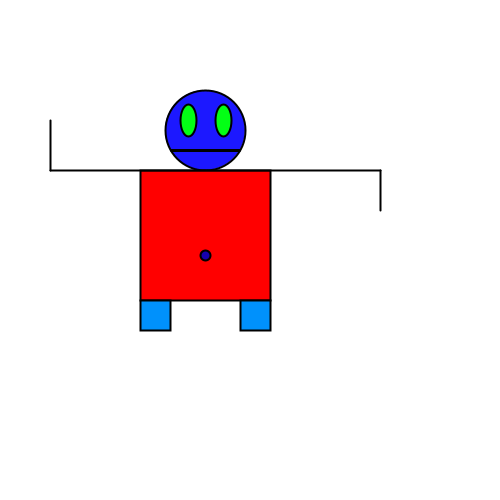
Frame 1 (no input)
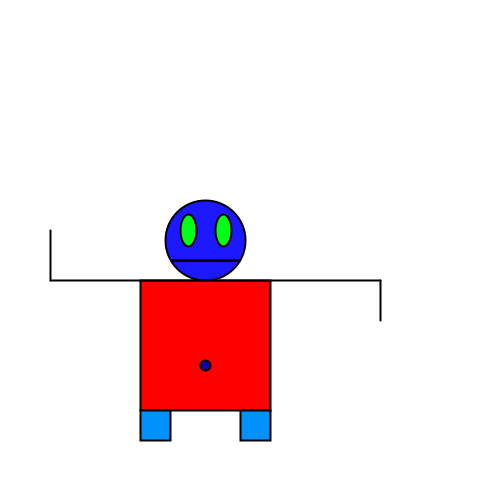
Frame 60 (the mouse pressed at the canvas centre just before this capture)
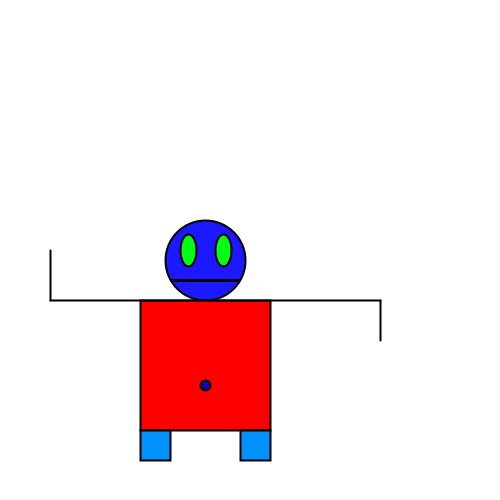
Frame 120 (the mouse held since frame 60 and released just before this capture)

The Processing sketch that drew these frames (run headless with seeded random() and noise(); from frame 60 on, the mouse is pressed at the canvas centre):

// Processing sketch: processing_127888
// ── processing_127888.pde

int monsterX;
int monsterY;
int richting; 
int teller;
boolean test;


void setup(){
size(500,500);
monsterX = 100;
monsterY = 100;
richting = 10;
teller = 0;
test = true;
}

void draw(){
background(255,255,255);
strokeWeight(2);
stroke(0);
ellipseMode(CENTER);

monsterY = monsterY + richting;
 
  if(monsterY > 450 || monsterY <-60){
    richting= -richting;
    teller = teller+1;
  }
   
  if(teller == 10){
teller=0;
test =!test;

  }


//hoofd
fill(28,24,255);
ellipse (monsterX+105, monsterY+20, 80, 80);

//buik
 if( test == true){
   fill(255,0,0);
 }
 else {
   fill (0,255,0);
 }
//fill (67,192,247);
rect(monsterX+40,monsterY+60,130,130);

//voeten
fill (0,145,252);
rect(monsterX+40,monsterY+190,30,30);
rect(monsterX+140,monsterY+190,30,30);

//armen, mond en navel

 if( test == true){
   fill(255,0.0);
 }
 else {
   fill (0,255,0);
 }
   
line (monsterX-50,monsterY+60,monsterX+280,monsterY+60);
line (monsterX-50,monsterY+60,monsterX-50,monsterY+10);
line (monsterX+280,monsterY+60,monsterX+280,monsterY+100);
fill(22,0,175);
ellipse (monsterX+105,monsterY+145,10,10);
strokeWeight(3);
line(monsterX+71, monsterY+40, monsterX+139, monsterY+40);

// ogen
fill (3,255,21);
strokeWeight(2);
ellipse (monsterX+123,monsterY+10,16,32);
ellipse (monsterX+88,monsterY+10,16,32);
println(teller);
}
